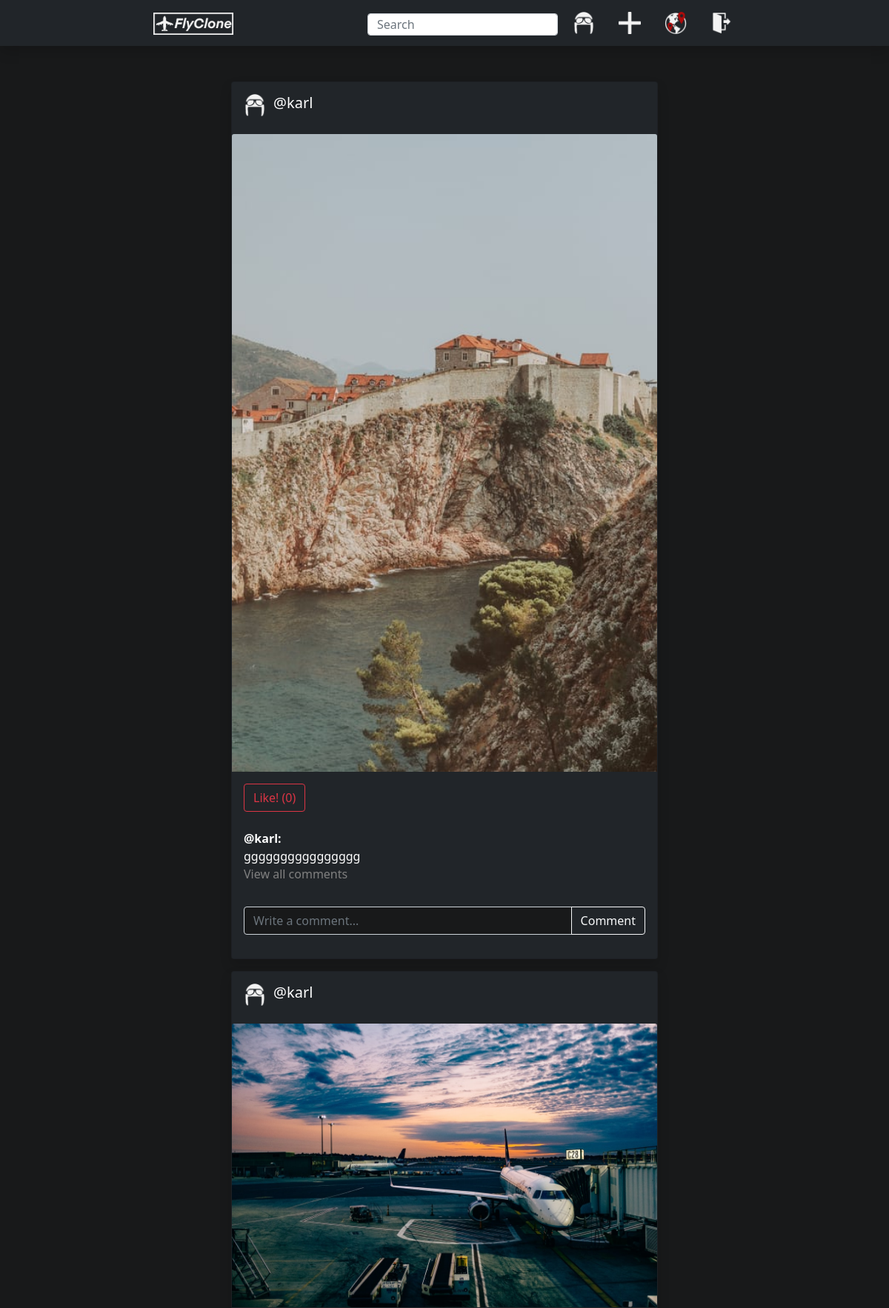
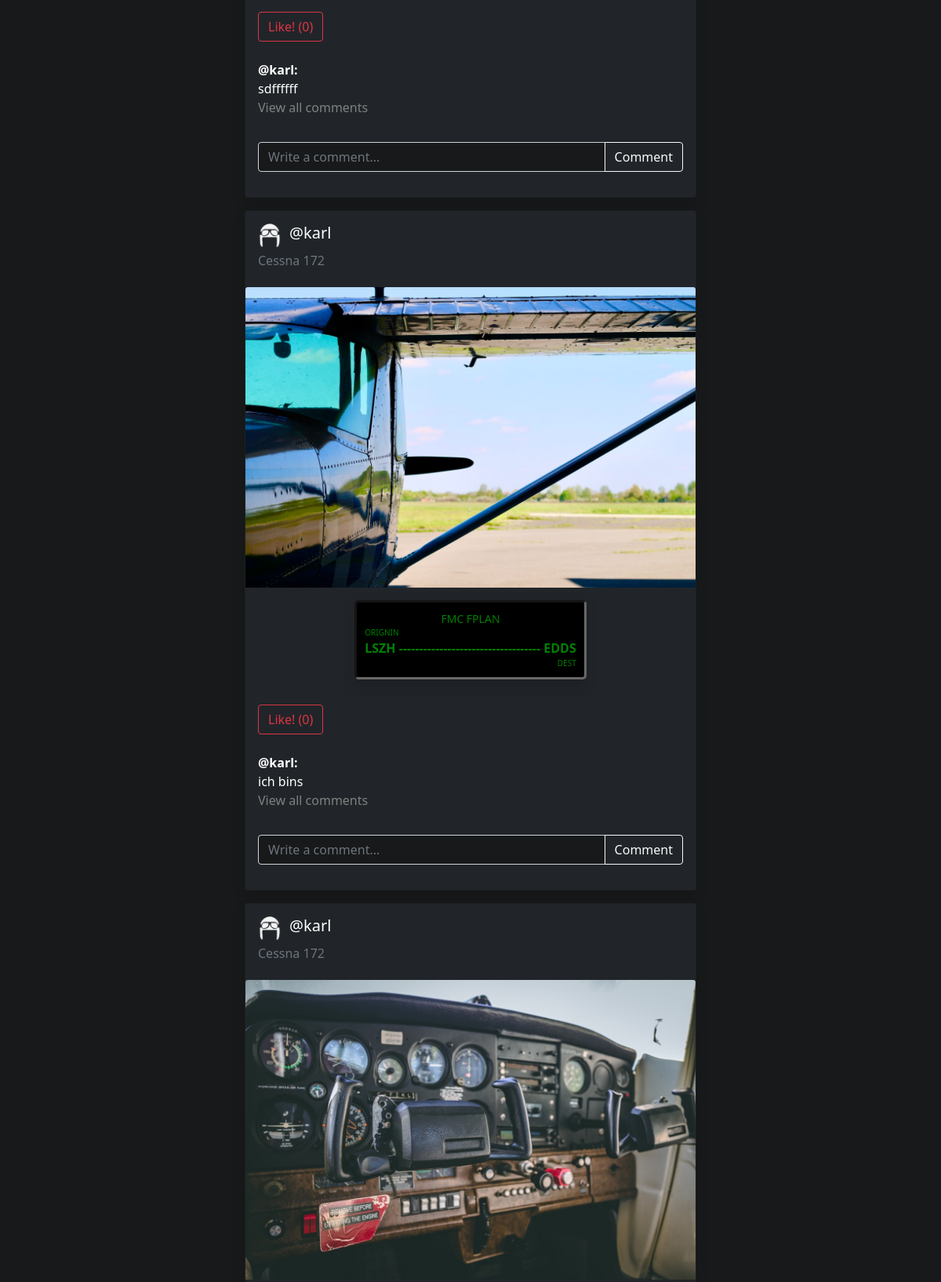
Screenshot of /home (signed in, upper part) with the database file from the repository (2 pictures, top to bottom).
### app/models.py (models this page shows, shortened)
class Post(db.Model):
    __tablename__ = 'post'
    id = db.Column(db.Integer, primary_key=True)
    image = db.Column(db.String(20))
    description = db.Column(db.String(1000))
    date_posted = db.Column(db.DateTime, nullable=False, default=datetime.utcnow)
    departure = db.Column(db.String(8))
    waypoints = db.Column(db.String(1000))
    destination = db.Column(db.String(8))
    plane = db.Column(db.String(120))
    departure_date = db.Column(db.String(120))
    landing_date = db.Column(db.String(120))
    number_of_likes = db.Column(db.Integer, nullable=False, default=0)
    user_id = db.Column(db.Integer, db.ForeignKey('user.id'), nullable=False)
    comments = db.relationship('Comment', backref='post', lazy=True, uselist=True)

class User(db.Model, UserMixin):
    __tablename__ = 'user'
    id = db.Column(db.Integer, primary_key=True)
    username = db.Column(db.String(20), unique=True, nullable=False)
    email = db.Column(db.String(120), unique=True, nullable=False)
    password = db.Column(db.String(120), nullable=False)
    name = db.Column(db.String(120), nullable=False)
    aircraft_type = db.Column(db.String(120), nullable=False)
    home_airport = db.Column(db.String(8), nullable=False)
    destinations = db.Column(db.String(), default=f'{home_airport};')
    image_file = db.Column(db.String(20), nullable=False, default='profile.PNG')
    biography = db.Column(db.String(1500))
    route_posts = db.relationship('Post', backref='author', lazy=True, uselist=True)
    comments = db.relationship('Comment', backref='author', lazy=True, uselist=True)

### app/routes.py (the view, shortened to what this page needs)
@app.route('/home', methods=['GET', 'POST'])
@login_required
def home():
    posts = Post.query.all()
    posts.reverse()
    comments = Comment.query.all()
    return render_template('home.html', posts=posts)

### app/models.py (called while the page is built)
@login_manager.user_loader
def load_user(user_id):
    return User.query.get(int(user_id))

### app/templates/home.html (shortened to what this page needs)
{% extends 'home-index.html' %}
{% block content1 %}
<br><br>
    {% for post in posts %}
    <div class="d-flex justify-content-center">
      <div class="card text-white bg-dark mb-3 shadow" style="width: 36rem;">
          <div class="card-body">
            {% with pic='/static/profile_pictures/' + post.author.image_file %}
              <span class="d-flex justify-content-start"><img height='30' src={{pic}} style="margin-right: 10px;"><h5>@{{post.author.username}}</h5></span>
            {% endwith %}
            <div style="margin-top: 10px;">
              <h6 class='card-subtitle mb-2 text-muted'>{{post.plane}}</h6>
            </div>
          </div>
          {% if post.image %}
            {% with pic='/static/post_pictures/' + post.image %}
              <img class="card-img-top" src={{pic}}>
            {% endwith %}
          {% endif %}
          {% if post.departure and post.destination %}
            {% with points=post.waypoints.split(';') %}
              <div class='card-body d-flex justify-content-center'>
                <div class="FMC shadow">
                  <div class="FMC_inner">
                    <div class="d-flex justify-content-center"><small>FMC FPLAN</small></div>
                    {% if post.waypoints %}
                    <div class="d-flex justify-content-start"><small class="smallsize">ORIGNIN</small></div>
                    <b class="d-flex justify-content-start">{{post.departure}}</b>
                    {% for point in points%}
                      ---- {{point}}
                    {% endfor %}
                      ----
                    <b class="d-flex justify-content-end">{{post.destination}}</b>
                    <div class="d-flex justify-content-end"><small class="smallsize">DEST</small></div>
                    {% else %}
                    <div class="d-flex justify-content-start"><small class="smallsize">ORIGNIN</small></div>
                    <b class="d-flex justify-content-center">{{post.departure}} ----------------------------------- {{post.destination}}</b>
                    <div class="d-flex justify-content-end"><small class="smallsize">DEST</small></div>
                    {% endif %}
                  </div>
                </div>
              </div>
            {% endwith %}
          {% endif %}
        <div class="card-body">
          <button type="button" class="btn btn-outline-danger d-flex justify-content-start mb-4">Like! ({{post.number_of_likes}})</button>
          <span class="d-flex justify-content-start"><b>@{{post.author.username}}:</b></span>
          <span class="d-flex justify-content-start">{{post.description}}</span>
          <span class="d-flex justify-content-start">
            <form action="" method='POST'>
              <button name='CC' value={{post.id}} type="submit" class="astext">
                  View all comments
                </button>
            </form>
          </span>
        </div>
        <div class="card-body">
          <form class="" method="POST">
            <div class="input-group mb-3">
                <input class="form-control" type="text" name="content" placeholder="Write a comment..." style="background-color: #18191A; color: white;">
                <button class="btn btn-outline-light" type="submit" name='comment' value={{post.id}}>Comment</button>
            </div>
          </form>
        </div>
      </div>
    </div>
  {% endfor %}
{% endblock %}

### app/static/styles.css (style rules this page uses)
.bodyclass { background-color: #18191A; color: white; }
.astext { background: none; border: none; margin:0; padding:0; cursor:pointer; color: grey; }
.FMC { background-color: black; border-radius:5px; border-style: inset; border-color: #6A6666; }
.FMC_inner { margin:10px; color: green; }
.smallsize { font-size: x-small; }

### rows the page displays
Post: author.username "karl", shows a picture, number_of_likes "0", description "gggggggggggggggg", {{ post.id }} 4 (drawn)
Post: author.username "karl", shows a picture, number_of_likes "0", description "sdffffff", {{ post.id }} 3 (drawn)
Post: author.username "karl", plane "Cessna 172", shows a picture, departure "LSZH", destination "EDDS", number_of_likes "0", description "ich bins", {{ post.id }} 2 (drawn)
Post: author.username "karl", plane "Cessna 172", shows a picture
